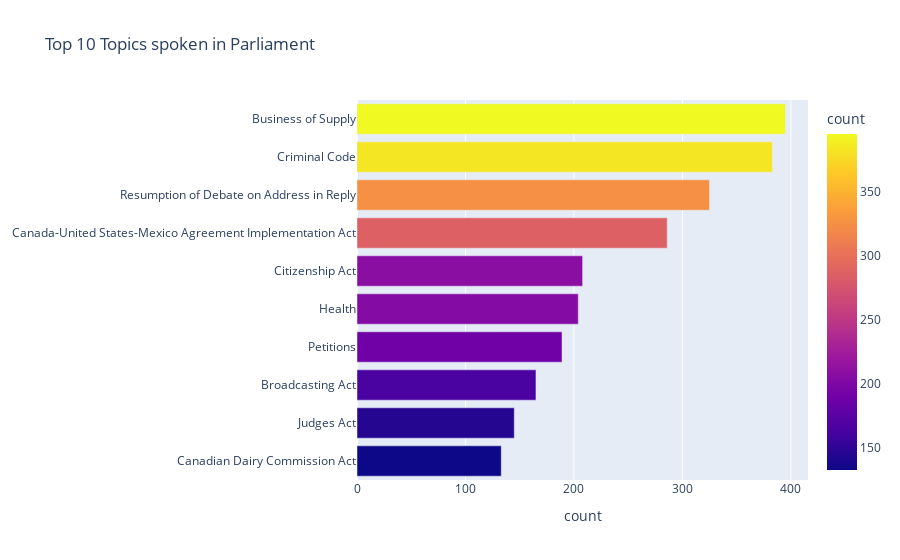

Notebook source saved alongside this figure:
### Markdown cell above
We can take a look at what the top 10 *most spoken* topics, alongside the top 10 *least spoken* topics at Parliament.

### Code cell
top_10_fig = px.bar(hansard_topics.tail(10), title="Top 10 Topics spoken in Parliament", y="subtopic", x="count", labels={'subtopic': "Topic"}, orientation='h', color='count')
top_10_fig.update_layout(showlegend=False).update_layout(yaxis_title=None).show()

bot_10_fig = px.bar(hansard_topics.head(10), title="Bottom 10 Topics spoken in Parliament", y="subtopic", x="count", labels={'subtopic': "Topic"}, orientation='h')
bot_10_fig.update_layout(showlegend=False).update_layout(yaxis_title=None).show()

### Figure 1 — Plotly figure (JSON) as saved in the notebook; plotly's stock layout.template omitted (floating-point values rounded to 4 significant figures)
{"data": [{"alignmentgroup": "True", "hovertemplate": "count=%{marker.color}<br>Topic=%{y}<extra></extra>", "legendgroup": "", "marker": {"color": [133, 145, 165, 189, 204, 208, 286, 325, 383, 395], "coloraxis": "coloraxis", "pattern": {"shape": ""}}, "name": "", "offsetgroup": "", "orientation": "h", "showlegend": false, "textposition": "auto", "type": "bar", "x": [133, 145, 165, 189, 204, 208, 286, 325, 383, 395], "xaxis": "x", "y": ["Canadian Dairy Commission Act", "Judges Act", "Broadcasting Act", "Petitions", "Health", "Citizenship Act", "Canada-United States-Mexico Agreement Implementation Act", "Resumption of Debate on Address in Reply", "Criminal Code", "Business of Supply"], "yaxis": "y"}], "layout": {"barmode": "relative", "coloraxis": {"colorbar": {"title": {"text": "count"}}, "colorscale": [[0, "#0d0887"], [0.1111, "#46039f"], [0.2222, "#7201a8"], [0.3333, "#9c179e"], [0.4444, "#bd3786"], [0.5556, "#d8576b"], [0.6667, "#ed7953"], [0.7778, "#fb9f3a"], [0.8889, "#fdca26"], [1, "#f0f921"]]}, "legend": {"tracegroupgap": 0}, "showlegend": false, "title": {"text": "Top 10 Topics spoken in Parliament"}, "xaxis": {"anchor": "y", "domain": [0, 1], "title": {"text": "count"}}, "yaxis": {"anchor": "x", "domain": [0, 1], "title": {}}}}
